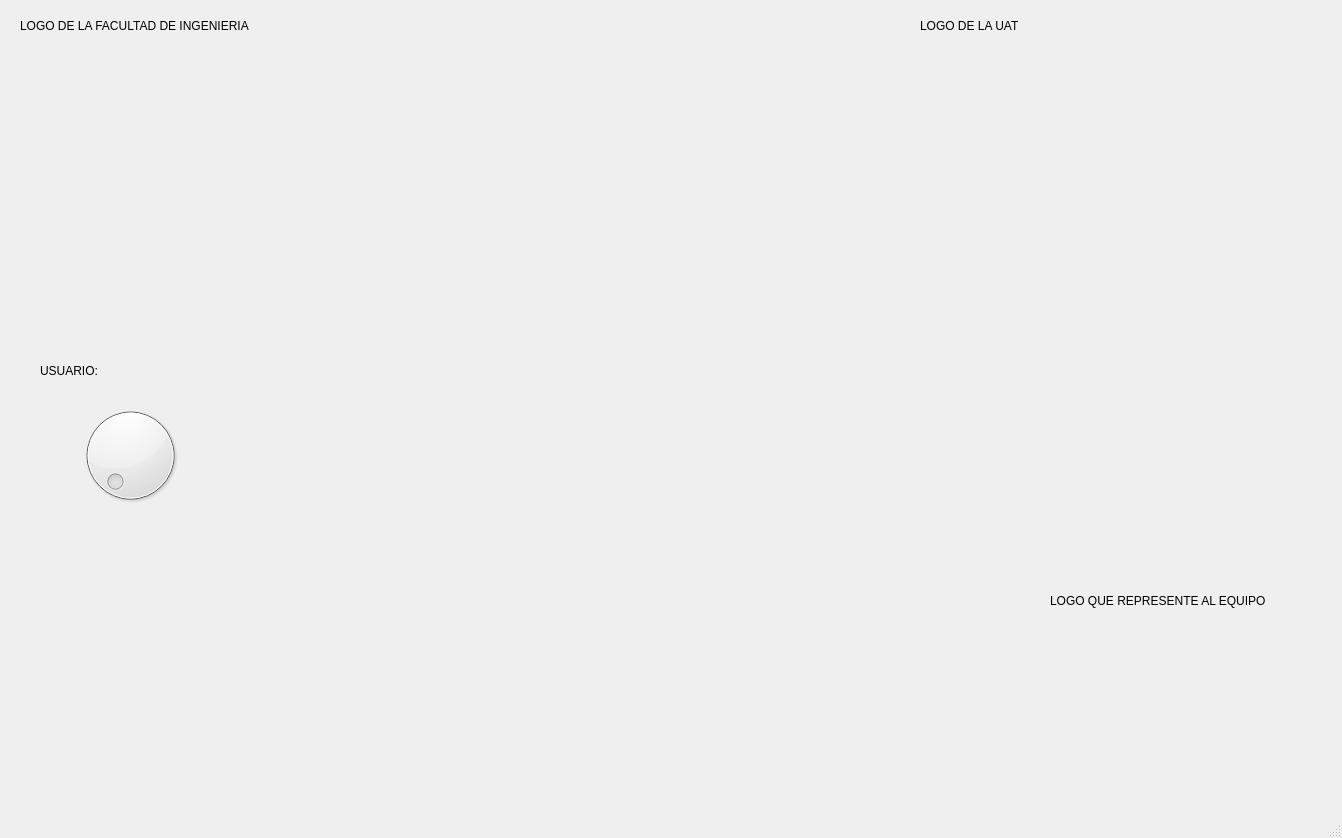
<?xml version="1.0" encoding="UTF-8"?>
<ui version="4.0">
 <class>MainWindow</class>
 <widget class="QMainWindow" name="MainWindow">
  <property name="geometry">
   <rect>
    <x>0</x>
    <y>0</y>
    <width>1342</width>
    <height>838</height>
   </rect>
  </property>
  <property name="windowTitle">
   <string>MainWindow</string>
  </property>
  <widget class="QWidget" name="centralwidget">
   <widget class="QLabel" name="label_2">
    <property name="geometry">
     <rect>
      <x>920</x>
      <y>10</y>
      <width>141</width>
      <height>31</height>
     </rect>
    </property>
    <property name="text">
     <string>LOGO DE LA UAT</string>
    </property>
   </widget>
   <widget class="QLabel" name="label_3">
    <property name="geometry">
     <rect>
      <x>1050</x>
      <y>580</y>
      <width>221</width>
      <height>41</height>
     </rect>
    </property>
    <property name="text">
     <string>LOGO QUE REPRESENTE AL EQUIPO</string>
    </property>
   </widget>
   <widget class="QLabel" name="label_6">
    <property name="geometry">
     <rect>
      <x>20</x>
      <y>10</y>
      <width>251</width>
      <height>31</height>
     </rect>
    </property>
    <property name="text">
     <string>LOGO DE LA FACULTAD DE INGENIERIA</string>
    </property>
   </widget>
   <widget class="QLabel" name="label_7">
    <property name="geometry">
     <rect>
      <x>40</x>
      <y>360</y>
      <width>121</width>
      <height>21</height>
     </rect>
    </property>
    <property name="text">
     <string>USUARIO:</string>
    </property>
   </widget>
   <widget class="QDial" name="dial_personas">
    <property name="geometry">
     <rect>
      <x>50</x>
      <y>400</y>
      <width>161</width>
      <height>111</height>
     </rect>
    </property>
   </widget>
   <widget class="QLabel" name="img_persona">
    <property name="geometry">
     <rect>
      <x>290</x>
      <y>280</y>
      <width>391</width>
      <height>381</height>
     </rect>
    </property>
    <property name="styleSheet">
     <string notr="true">border-image: url(:/variados/badillo .png);</string>
    </property>
    <property name="text">
     <string>&lt;html&gt;&lt;head/&gt;&lt;body&gt;&lt;p&gt;&lt;br/&gt;&lt;/p&gt;&lt;/body&gt;&lt;/html&gt;</string>
    </property>
    <property name="scaledContents">
     <bool>true</bool>
    </property>
   </widget>
   <widget class="QLabel" name="label_12">
    <property name="geometry">
     <rect>
      <x>850</x>
      <y>40</y>
      <width>371</width>
      <height>181</height>
     </rect>
    </property>
    <property name="styleSheet">
     <string notr="true">border-image: url(:/variados/uat-logo.jpg);</string>
    </property>
    <property name="text">
     <string/>
    </property>
    <property name="pixmap">
     <pixmap resource="../Recursos.qrc">:/meme/Imagen/uat-logo.jpg</pixmap>
    </property>
    <property name="scaledContents">
     <bool>true</bool>
    </property>
   </widget>
   <widget class="QLabel" name="label_13">
    <property name="geometry">
     <rect>
      <x>10</x>
      <y>40</y>
      <width>371</width>
      <height>181</height>
     </rect>
    </property>
    <property name="styleSheet">
     <string notr="true">border-image: url(:/meme/fians.jpg);</string>
    </property>
    <property name="text">
     <string/>
    </property>
    <property name="pixmap">
     <pixmap resource="../Recursos.qrc">:/meme/Imagen/fians.jpg</pixmap>
    </property>
    <property name="scaledContents">
     <bool>true</bool>
    </property>
   </widget>
   <widget class="QLabel" name="label">
    <property name="geometry">
     <rect>
      <x>1010</x>
      <y>610</y>
      <width>281</width>
      <height>191</height>
     </rect>
    </property>
    <property name="styleSheet">
     <string notr="true">border-image: url(:/variados/logo_equipo.jpg);</string>
    </property>
    <property name="text">
     <string/>
    </property>
    <property name="pixmap">
     <pixmap resource="../Recursos.qrc">:/meme/Imagen/logo_equipo.jpg</pixmap>
    </property>
    <property name="scaledContents">
     <bool>true</bool>
    </property>
   </widget>
  </widget>
  <widget class="QMenuBar" name="menubar">
   <property name="geometry">
    <rect>
     <x>0</x>
     <y>0</y>
     <width>1342</width>
     <height>21</height>
    </rect>
   </property>
  </widget>
  <widget class="QStatusBar" name="statusbar"/>
 </widget>
 <resources>
  <include location="../Recursos.qrc"/>
 </resources>
 <connections/>
</ui>
